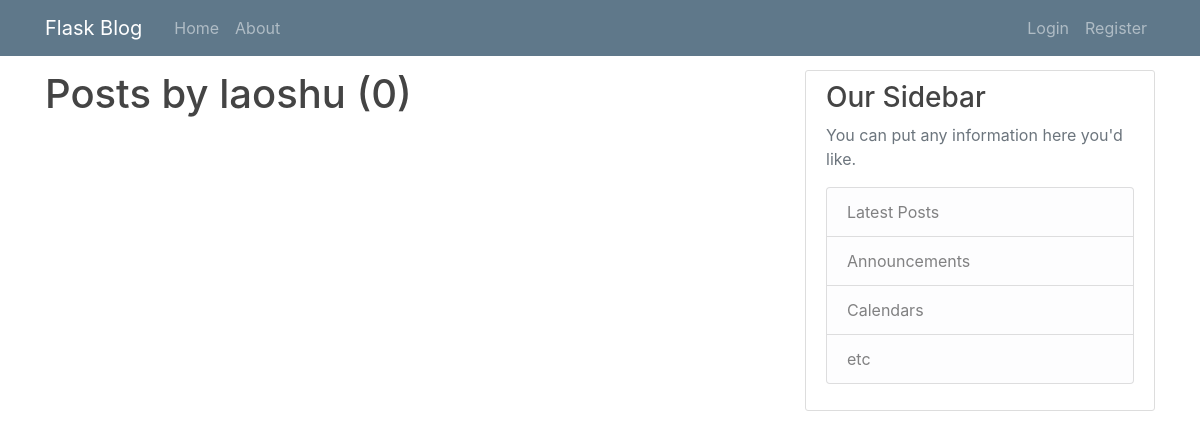
/post/laoshu, run on an earlier commit of the app's database.
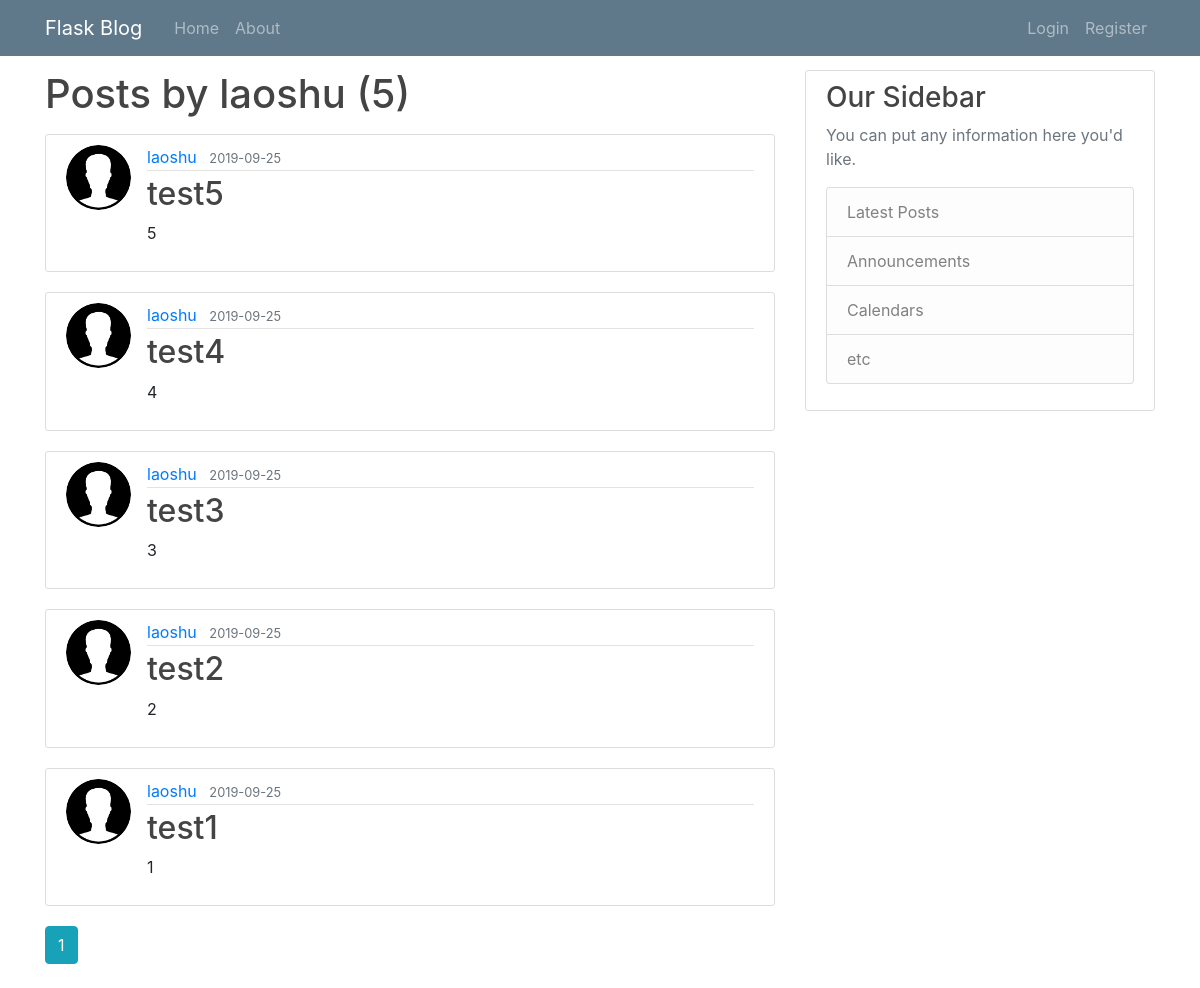
And on a later commit of the database.
### flaskblog/models.py (models this page shows, shortened)
class User(db.Model, UserMixin):
    id = db.Column(db.Integer, primary_key=True)
    username = db.Column(db.String(20), unique=True, nullable=False)
    email = db.Column(db.String(120), unique=True, nullable=False)
    image_file = db.Column(db.String(20), nullable=False, default='default.jpg')
    password = db.Column(db.String(60), nullable=False)
    posts = db.relationship('Post', backref='author', lazy=True)

class Post(db.Model, UserMixin):
    id = db.Column(db.Integer, primary_key=True)
    title = db.Column(db.String(100), nullable = False)
    date = db.Column(db.DateTime, nullable=False, default = datetime.utcnow)
    content = db.Column(db.Text)
    user_id = db.Column(db.Integer, db.ForeignKey('user.id'), nullable=False)

### flaskblog/route.py (the view)
@app.route('/post/<string:username>')
def user_posts(username):
    page = request.args.get('page',1, type=int)
    user = User.query.filter_by(username = username).first_or_404()
    posts = Post.query.filter_by(author = user).order_by(Post.date.desc()).paginate(page=page, per_page = 5)
    return render_template('user_posts.html', user=user, posts=posts)

### flaskblog/templates/user_posts.html
{% extends "layout.html" %}
{% block content %}
<h1 class="mb-3">Posts by {{ user.username }} ({{ posts.total }})</h1>
{% for post in posts.items %}
<article class="media content-section">
    <img class="rounded-circle article-img" src="{{ url_for('static', filename='profile_pics/' + post.author.image_file) }}">
    <div class="media-body">
        <div class="article-metadata">
            <a class="mr-2" href="{{ url_for('user_posts', username=post.author.username) }}">{{ post.author.username }}</a>
            <small class="text-muted">{{ post.date.strftime('%Y-%m-%d') }}</small>
        </div>
        <h2><a class="article-title" href="{{ url_for('post', post_id=post.id) }}">{{ post.title }}</a></h2>
        <p class="article-content">{{ post.content }}</p>
    </div>
</article>
{% endfor %}
{% for page_num in posts.iter_pages(left_edge=1, right_edge=1, left_current=1, right_current=2) %}
{% if page_num %}
{% if posts.page == page_num %}
<a class="btn btn-info mb-4" href="{{ url_for('user_posts', username=user.username, page=page_num) }}">{{ page_num }}</a>
{% else %}
<a class="btn btn-outline-info mb-4" href="{{ url_for('user_posts', username=user.username, page=page_num) }}">{{ page_num }}</a>
{% endif %}
{% else %}
...
{% endif %}
{% endfor %}
{% endblock content %}

### flaskblog/templates/layout.html (shortened to what this page needs)
<!DOCTYPE html>
<html lang="en">
<head>
    <link rel="stylesheet" type="text/css" href="{{url_for('static', filename = 'main.css')}}">
    <link rel="stylesheet" href="https://stackpath.bootstrapcdn.com/bootstrap/4.3.1/css/bootstrap.min.css">
</head>
<body>
<header class="site-header">
    <nav class="navbar navbar-expand-md navbar-dark bg-steel fixed-top">
        <div class="container">
            <a class="navbar-brand mr-4" href="/">Flask Blog</a>
            <div class="collapse navbar-collapse" id="navbarToggle">
                <div class="navbar-nav mr-auto">
                    <a class="nav-item nav-link" href="/">Home</a>
                    <a class="nav-item nav-link" href="/about">About</a>
                </div>
                <div class="navbar-nav">
                    {% if current_user.is_authenticated %}
                    <a class="nav-item nav-link" href="{{url_for('new_post')}}">New Post</a>
                        <a class="nav-item nav-link" href="/account">Account</a>
                        <a class="nav-item nav-link" href="/logout">Logout</a>
                    {% else %}
                        <a class="nav-item nav-link" href="/login">Login</a>
                        <a class="nav-item nav-link" href="/register">Register</a>
                    {% endif %}
                </div>
            </div>
        </div>
    </nav>
</header>
<main role="main" class="container" style="margin-top: 70px">
    <div class="row">
        <div class="col-md-8">
            {% block content %}{% endblock %}
        </div>
        <div class="col-md-4">
            <div class="content-section">
                <h3>Our Sidebar</h3>
                <p class='text-muted'>You can put any information here you'd like.
                <ul class="list-group">
                    <li class="list-group-item list-group-item-light">Latest Posts</li>
                    <li class="list-group-item list-group-item-light">Announcements</li>
                    <li class="list-group-item list-group-item-light">Calendars</li>
                    <li class="list-group-item list-group-item-light">etc</li>
                </ul>
                </p>
            </div>
        </div>
    </div>
</main>
</body>
</html>

### flaskblog/static/main.css (style rules this page uses)
body { background: #fafafa; color: #333333; margin-top: 5rem; }
h1, h2, h3, h4, h5, h6 { color: #444444; }
.bg-steel { background-color: #5f788a; }
.site-header .navbar-nav .nav-link { color: #cbd5db; }
.content-section { background: #ffffff; padding: 10px 20px; border: 1px solid #dddddd; border-radius: 3px; margin-bottom: 20px; }
.article-title { color: #444444; }
.article-content { white-space: pre-line; }
.article-img { height: 65px; width: 65px; margin-right: 16px; }
.article-metadata { padding-bottom: 1px; margin-bottom: 4px; border-bottom: 1px solid #e3e3e3 }

What changed in the data, as far as the page shows it:
added Post: image_file (placeholder picture), author.username "laoshu", date "2019-09-25", title "test5", content "5"
added Post: image_file (placeholder picture), author.username "laoshu", date "2019-09-25", title "test4", content "4"
added Post: image_file (placeholder picture), author.username "laoshu", date "2019-09-25", title "test3", content "3"
added Post: image_file (placeholder picture), author.username "laoshu", date "2019-09-25", title "test2", content "2"
added Post: image_file (placeholder picture), author.username "laoshu", date "2019-09-25", title "test1", content "1"
Also different on the page:
{{ posts.total }}: "0" → "5"
new list line: "1"
